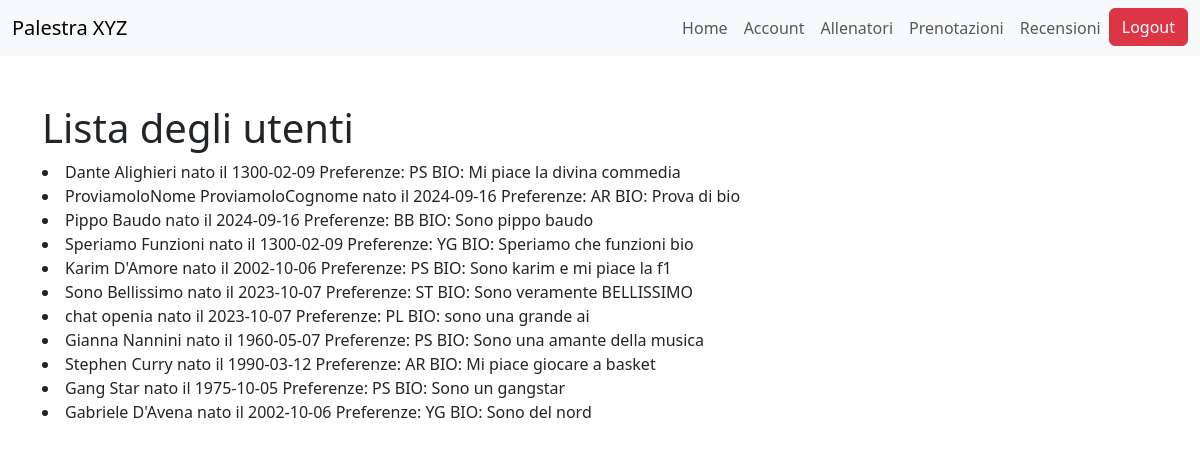
The page /accounts/utenti/ (signed in) on the database its author committed.
### accounts/models.py (models this page shows)
class RegistratoUtente(models.Model):
    user = models.OneToOneField(User, on_delete=models.CASCADE)
    nome = models.CharField(max_length=100)
    cognome = models.CharField(max_length=100)
    data_nascita = models.DateField()
    bio = models.TextField(max_length=500)
    SCELTA_PREFERENZE = [
        ("BB", "BodyBuilding"),
        ("PL", "PowerLifting"),
        ("CL", "Calisthenics"),
        ("ST", "StrongMen"),
        ("YG", "Yoga"),
        ("PS", "Pilates"),
        ("AR", "Aerobico")
    ]
    preferenze = models.CharField(max_length=2, choices=SCELTA_PREFERENZE)
    def __str__(self):
        return self.nome + " " + self.cognome + " nato il " + str(
            self.data_nascita) + "\nPreferenze: " + self.preferenze + "\nBIO: " + self.bio
    class Meta:
        verbose_name_plural = "UtentiRegistrati"

### accounts/views.py (the view)
# urls.py: path('utenti/', ListaUtentiView.as_view(), name='lista_utenti'),
class ListaUtentiView(UserPassesTestMixin, ListView):
    model = RegistratoUtente
    template_name = "accounts/listautenti.html"
    def test_func(self):
        return self.request.user.is_staff

### accounts/templates/accounts/listautenti.html (shortened to what this page needs)
{% extends 'accounts/base.html' %}
{% block content %}
    {% block header1 %}
  <h1>Lista degli utenti</h1>
{% endblock %}
    {% for p in object_list %}
        <li>
            {{ p }}
        </li>
    {% endfor %}
{% endblock %}

### accounts/templates/accounts/base.html (style rules this page uses)
body { padding-top: 56px; }

### rows shown on the page
RegistratoUtente: nome+cognome+data_nascita "Dante Alighieri nato il 1300-02-09 Preferenze: PS BIO: Mi piace la divina commedia"
RegistratoUtente: nome+cognome+data_nascita "ProviamoloNome ProviamoloCognome nato il 2024-09-16 Preferenze: AR BIO: Prova di bio"
RegistratoUtente: nome+cognome+data_nascita "Pippo Baudo nato il 2024-09-16 Preferenze: BB BIO: Sono pippo baudo"
RegistratoUtente: nome+cognome+data_nascita "Speriamo Funzioni nato il 1300-02-09 Preferenze: YG BIO: Speriamo che funzioni bio"
RegistratoUtente: nome+cognome+data_nascita "Karim D'Amore nato il 2002-10-06 Preferenze: PS BIO: Sono karim e mi piace la f1"
RegistratoUtente: nome+cognome+data_nascita "Sono Bellissimo nato il 2023-10-07 Preferenze: ST BIO: Sono veramente BELLISSIMO"
RegistratoUtente: nome+cognome+data_nascita "chat openia nato il 2023-10-07 Preferenze: PL BIO: sono una grande ai"
RegistratoUtente: nome+cognome+data_nascita "Gianna Nannini nato il 1960-05-07 Preferenze: PS BIO: Sono una amante della musica"
RegistratoUtente: nome+cognome+data_nascita "Stephen Curry nato il 1990-03-12 Preferenze: AR BIO: Mi piace giocare a basket"
RegistratoUtente: nome+cognome+data_nascita "Gang Star nato il 1975-10-05 Preferenze: PS BIO: Sono un gangstar"
RegistratoUtente: nome+cognome+data_nascita "Gabriele D'Avena nato il 2002-10-06 Preferenze: YG BIO: Sono del nord"
